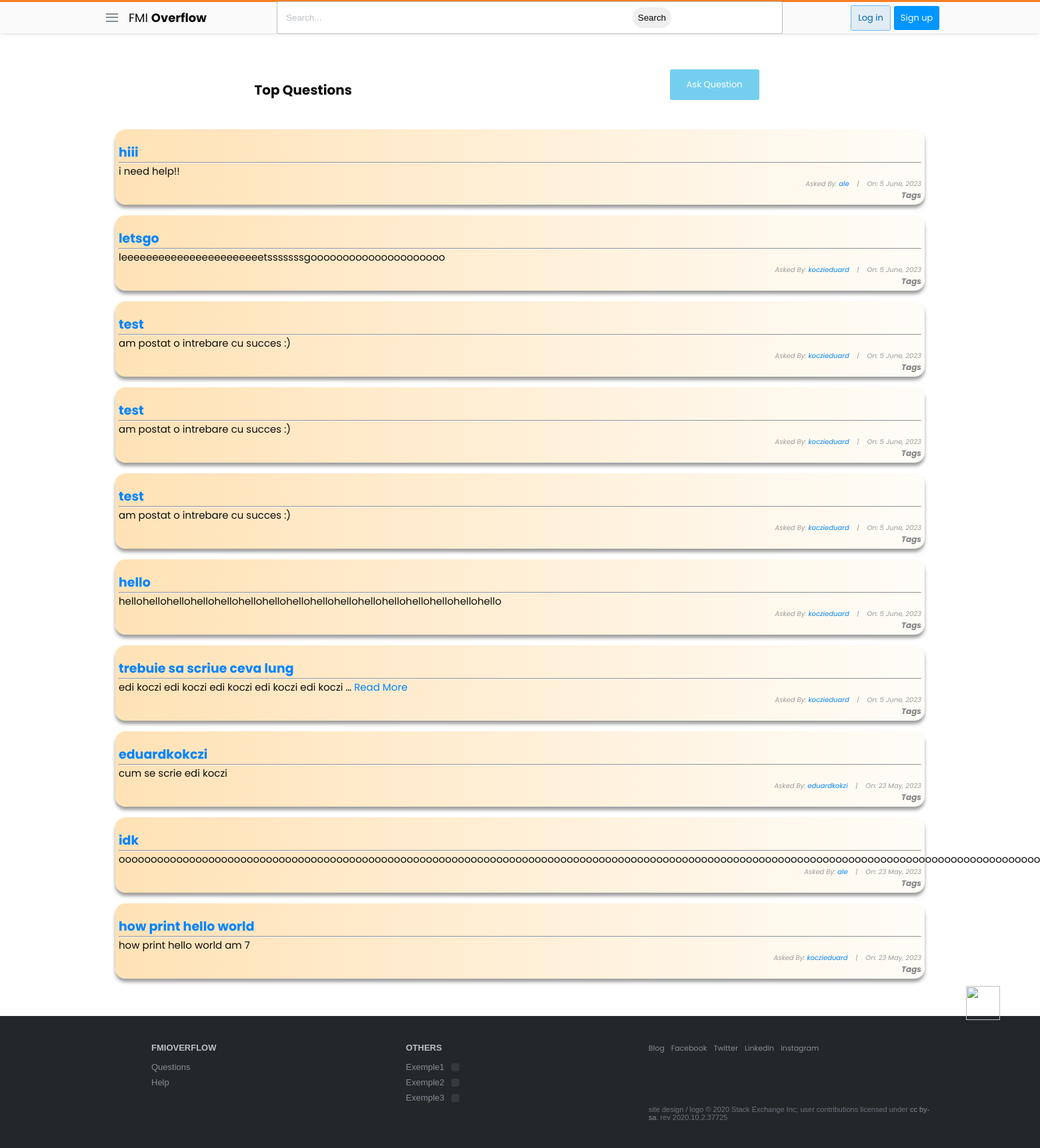
/questions/, run on an earlier commit of the app's database.
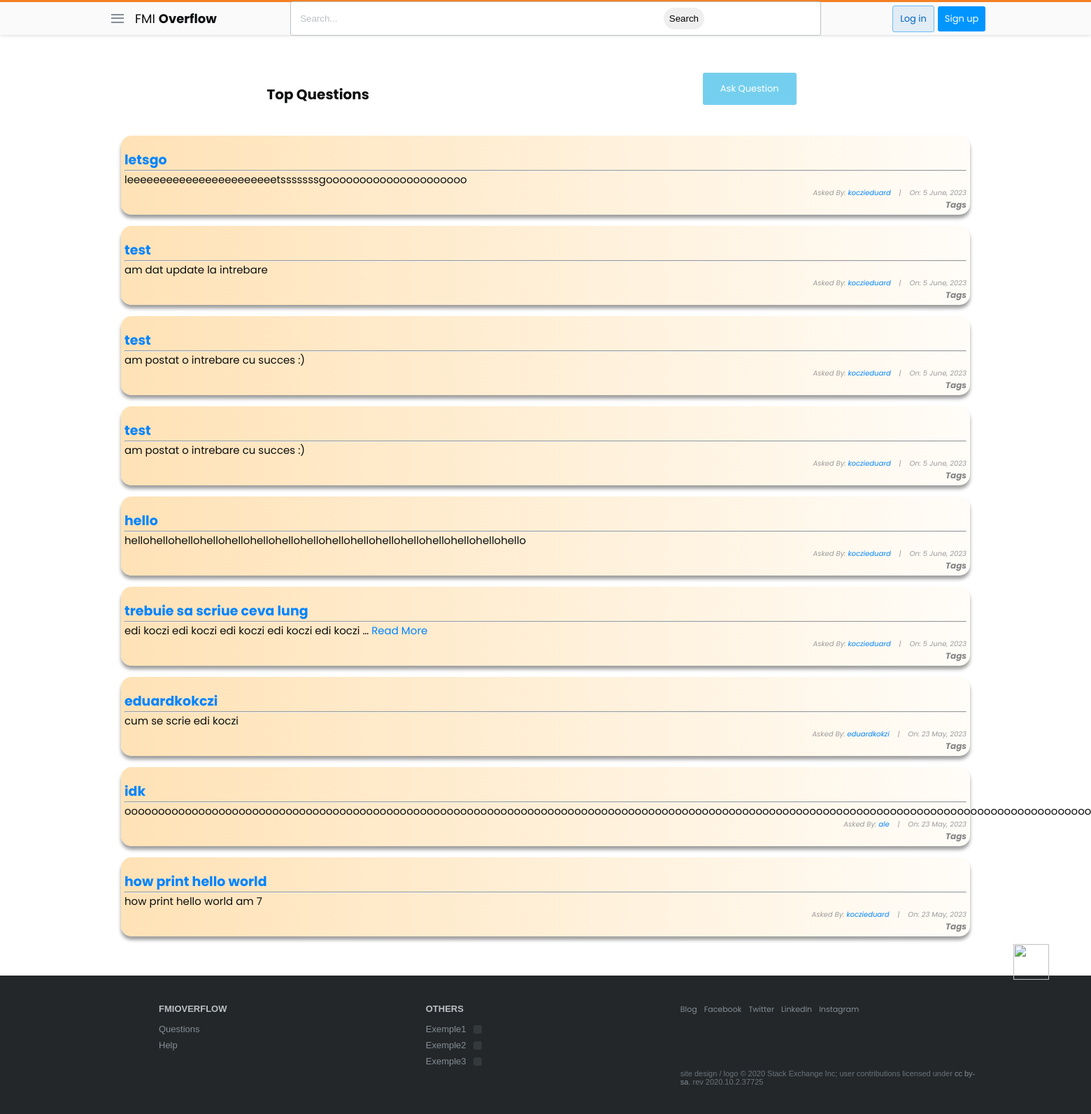
And on a later commit of the database.
### stackbase/models.py (models this page shows, shortened)
class Question(models.Model):
    user = models.ForeignKey(User, on_delete=models.CASCADE)
    title = models.CharField(max_length = 1000)
    content = models.TextField(null=True,blank=True)
    date_created = models.DateTimeField(default=timezone.now)

### stackbase/views.py (the view)
# urls.py: path('questions/',views.QuestionListView.as_view(),name="question_list"),
class QuestionListView(ListView):
    model = Question
    context_object_name = 'question'
    ordering = ['-date_created']

### stackbase/templates/stackbase/question_list.html (shortened to what this page needs)
{% extends 'base.html' %}
{% block content %}
<!DOCTYPE html>
<html lang="en">
<head>
</head>
<body>
    <div class="container" >
        <div id="sub-nav">
            <h1 id="fh1">Top Questions</h1>
            {% if user.is_authenticated %}
            <button class="btn btn-ask"><a id="fa" href="{% url 'stackbase:question_create' %}" style="color: white; text-decoration: none;">Ask Question</a></button>
            {% else %}
            <button class="btn btn-ask"><a id="fa" href="{% url 'login' %}" style="color: white; text-decoration: none;">Ask Question</a></button>
            {% endif %}
        </div>
        <div class="list-question" style="margin-top:30px; margin-bottom:30px; padding:10px;">
            <div class="questions" >
                {% for question in question %}
                <div class="container" style="background: linear-gradient(to right, rgb(255, 226, 182), rgba(255, 166, 0, 0.027)); padding: 5px; box-shadow: rgba(0, 0, 0, 0.383) 0px 5px 5px 0px; border-radius: 15px;" >
                    <div id="title-sec" style="display: flex; align-items: center;">
                        <h3 id="fh3"><a href="{% url 'stackbase:question_detail' question.id%}">{{ question.title }}</a></h3>
                    </div>
                    <hr>
                    {% if question.content|wordcount <= 10 %}
                    <h6 id="fh6" style="text-align: left;">{{ question.content}}</h6>
                    {% else %}
                    <h6 id="fh6" style="text-align: left;">{{ question.content|truncatewords:10}} <a href="{% url 'stackbase:question_detail' question.id%}">Read More</a></h6>
                    {% endif %}
                    <h6 id="fh6" style="font-size: 10px; font-style: italic; color: rgb(155, 155, 155);">Asked By: <a href="{% url 'profile' %}">{{ question.user }}</a>&nbsp;&nbsp;&nbsp; |&nbsp;&nbsp;&nbsp; On: {{question.date_created|date:"j F, Y"}}</h6>
                    <h5 style="text-align: right; font-size: 12px; font-style: italic;">Tags</h5>
                </div> <br>
                {% endfor %}
            </div>
        </div>
    </div>
</body>
</html>
{% endblock content %}

What changed in the data, as far as the page shows it:
removed Question: title "hiii", content "i need help!!", user "ale", date_created "5 June, 2023"
changed Question: content "am postat o intrebare cu succes :)" → "am dat update la intrebare"
